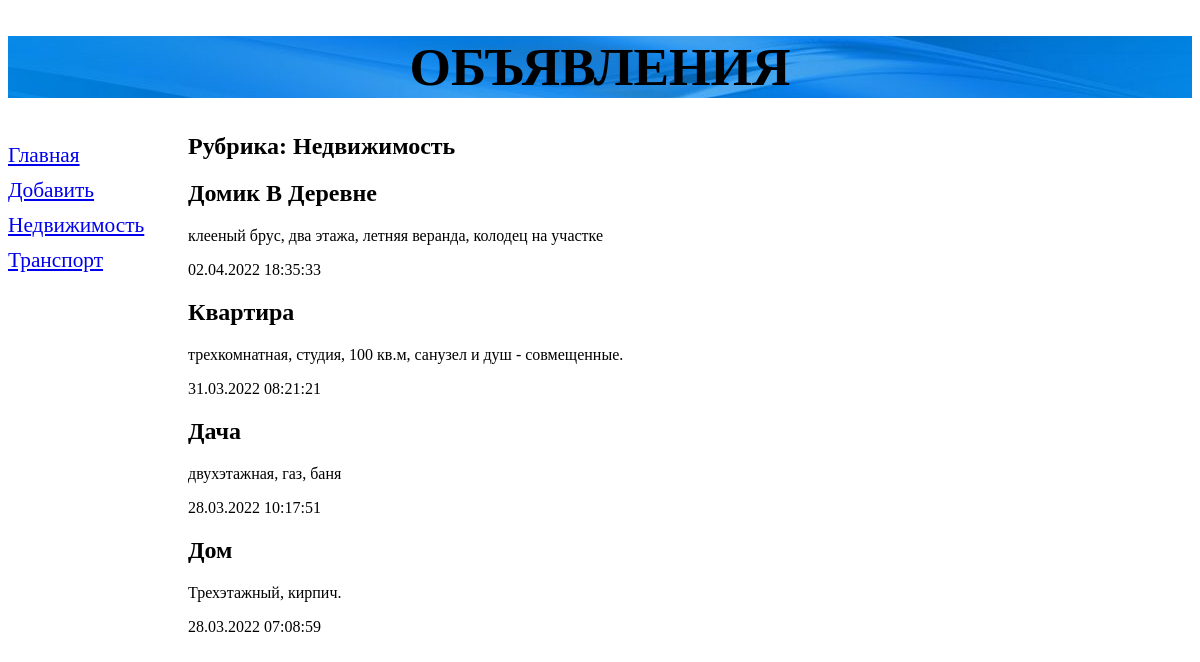
/1/, run on the app's committed database.
### bboard/models.py (models this page shows, shortened)
class Rubric(models.Model):
    name = models.CharField(max_length=20, db_index=True, verbose_name='Название')
    class Meta:
        verbose_name_plural = "Рубрики"
        verbose_name        = "Рубрика"
        ordering            = ['name']

class Bb(models.Model):
    title       = models.CharField(max_length=50, verbose_name='Товар')
    content     = models.TextField(null=True, blank=True, verbose_name='Описание')
    price       = models.FloatField(null=True, blank=True, verbose_name='Цена')
    published   = models.DateTimeField(auto_now_add=True, db_index=True, verbose_name='Опубликовано')
    rubric      = models.ForeignKey('Rubric', null=True, verbose_name='Рубрика', on_delete=models.PROTECT)
    class Meta:
        verbose_name_plural = "Объявления"
        verbose_name        = "Объявление"
        ordering            = ['-published']

### bboard/views.py (the view)
# urls.py: path('<int:rubric_id>/', views.by_rubric, name='by_rubric'),
def by_rubric(request, rubric_id):
    bbs             = Bb.objects.filter(rubric=rubric_id)
    rubrics         = Rubric.objects.all()
    current_rubric  = Rubric.objects.get(pk=rubric_id)
    context         = {
        'bbs': bbs,
        'rubrics': rubrics,
        'current_rubric': current_rubric}
    return render(request, 'bboard/by_rubric.html', context=context)

### bboard/templates/bboard/by_rubric.html
{% extends 'layout/basic.html' %}
{% block content %}
    <h2>Рубрика: {{ current_rubric.name }}</h2>
    {%for bb in bbs %}
        <div>
            <h2>{{ bb.title|title }}</h2>
            <p>{{ bb.content }}</p>
            <p>{{ bb.published|date:'d.m.Y H:i:s' }}</p>
        </div>
    {% endfor %}
{% endblock content %}

### bboard/templates/layout/basic.html (shortened to what this page needs)
{% load static %}
<!DOCTYPE html>
<html>
    <head>
        <link rel="stylesheet" type="text/css" href="{% static 'bboard/style.css' %}">
    </head>
    <body>
        <header>
            <h1>Объявления</h1>
        </header>
        <nav>
            <a href="{% url 'index' %}">Главная</a>
            <a href="{% url 'add' %}">Добавить</a>
            {% for rubric in rubrics %}
                <a href="{% url 'by_rubric' rubric.pk %}">
                    {{ rubric.name }}
                </a>
            {% endfor %}
        </nav>
        <section>
            {% block content %}
            {% endblock content %}
        </section>
    </body>
</html>

### bboard/static/bboard/style.css (style rules this page uses)
header h1 { font-size: 40pt; text-transform: uppercase; text-align: center; background: url('bg.jpg') left / auto no-repeat; }
nav { font-size: 16pt; width: 150px; float: left; }
nav a { display: block; margin: 10px 0px; }
section { margin-left: 180px; }

### data on the page
Rubric: name "Недвижимость"
Rubric: name "Транспорт"
Bb: title "Домик В Деревне", content "клееный брус, два этажа, летняя веранда, колодец на участке", published "02.04.2022 18:35:33"
Bb: title "Квартира", content "трехкомнатная, студия, 100 кв.м, санузел и душ - совмещенные.", published "31.03.2022 08:21:21"
Bb: title "Дача", content "двухэтажная, газ, баня", published "28.03.2022 10:17:51"
Bb: title "Дом", content "Трехэтажный, кирпич.", published "28.03.2022 07:08:59"
